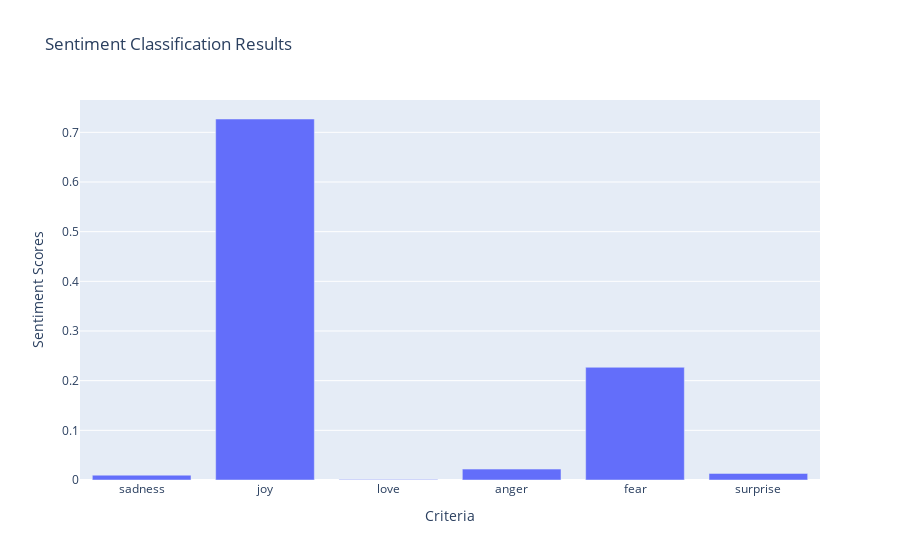

The code cell stored with this chart in its notebook:
### Code cell
fig = make_subplots(rows=1, cols=1)

fig.add_trace(go.Bar(x = emotion,
                        y = score,
                        name = f"Dream {1}"))

fig.update_layout(
                    title="Sentiment Classification Results",
                    xaxis_title="Criteria",
                    yaxis_title="Sentiment Scores",
                    legend_title="Dreams"
                    # font=dict(
                    #     family="Courier New, monospace",
                    #     size=18,
                    #     color="RebeccaPurple"
                    # )
                )

### Figure 1 — Plotly figure (JSON) as saved in the notebook; plotly's stock layout.template omitted (floating-point values rounded to 4 significant figures)
{"data": [{"name": "Dream 1", "type": "bar", "x": ["sadness", "joy", "love", "anger", "fear", "surprise"], "y": [0.009749, 0.7268, 0.001235, 0.02195, 0.227, 0.01325]}], "layout": {"legend": {"title": {"text": "Dreams"}}, "title": {"text": "Sentiment Classification Results"}, "xaxis": {"anchor": "y", "domain": [0, 1], "title": {"text": "Criteria"}}, "yaxis": {"anchor": "x", "domain": [0, 1], "title": {"text": "Sentiment Scores"}}}}
